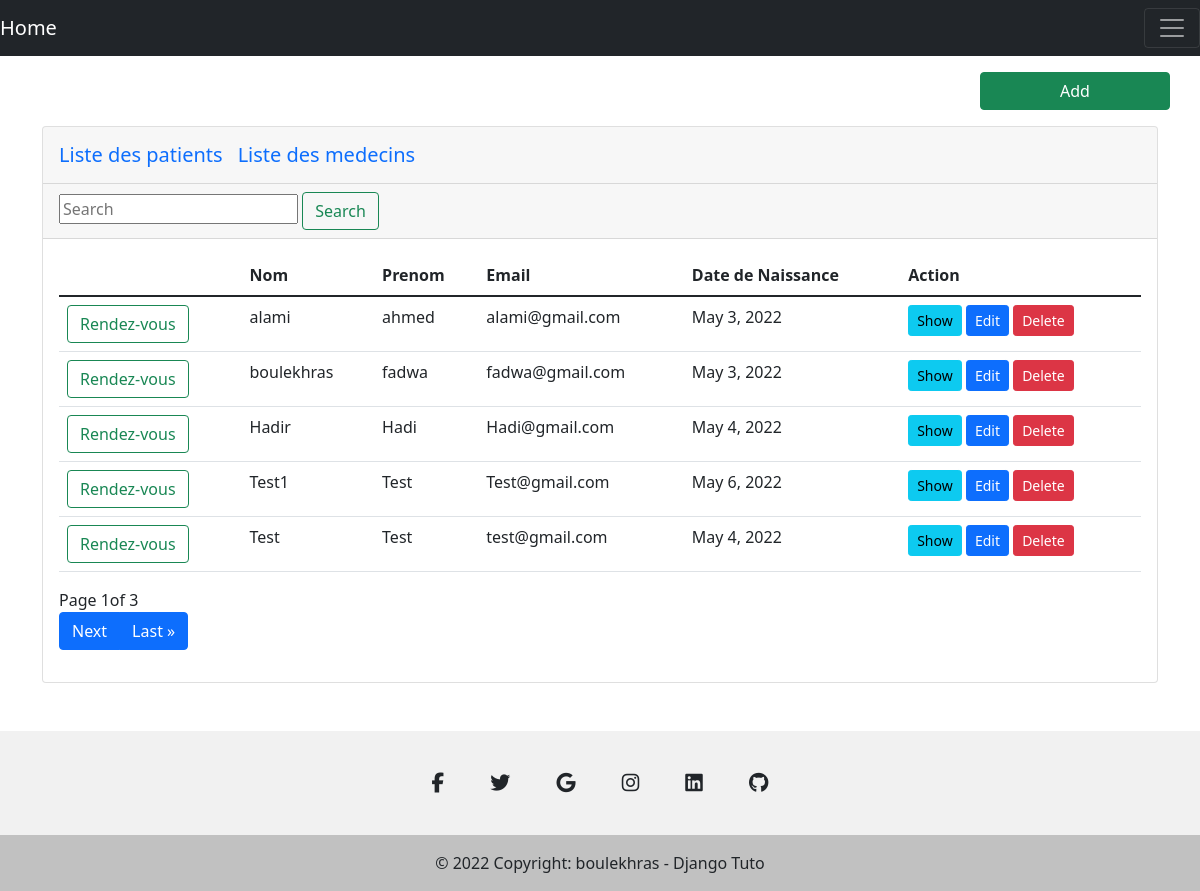
/hopital/, run on the app's committed database.
### boulekhras_fadwa/models.py (models this page shows, shortened)
class Patient(models.Model):
    nom=models.CharField(max_length=30)
    prenom=models.CharField(max_length=30)
    email=models.EmailField(max_length=30)
    ddn=models.DateField(auto_now=True)

### boulekhras_fadwa/views.py (the view)
# urls.py: path('hopital/', views.index),
def index(request):
    patients = Patient.objects.all()
    p=Paginator(Patient.objects.all(),5)
    page=request.GET.get('page')
    patient_list=p.get_page(page)
    return render(request, 'patients.html', {'patients': patients,'patient_list':patient_list})

### boulekhras_fadwa/templates/patients.html (shortened to what this page needs)
{% extends 'layout.html' %}
{% block content %}
    <div class="row justify-content-between mt-3">
        <h2 class="col-4">{{ title|title }}</h2>
        <a class="btn btn-success col-2" href="/hopital/form">Add</a>
    </div>
    <div class="card mt-3">
        <div class="card-header">
            <div class="input-group">
                <a class="navbar-brand" href="#">Liste des patients </a>
                <a class="navbar-brand" href="/medecin">Liste des medecins </a>
            </div>
        </div>
        <div class="card-header">
            <div class="input-group">
              <div class="form-outline">
                   <form  action="/hopital/search" method="POST" >
                    <input type="text" name="q" placeholder="Search ">
                    <button type="submit"   class="btn btn-outline-success">Search</button>
                    </form>
            </div>
        </div>
        </div>
        <div class="card-body">
            <table class="table table-hover">
        <thead>
            <tr>
                <th></th>
              <th scope="col">Nom</th>
              <th scope="col">Prenom</th>
              <th scope="col">Email</th>
              <th scope="col">Date de Naissance</th>
              <th scope="col">Action</th>
            </tr>
          </thead>
          <tbody>
            {% for p in patient_list %}
            <tr>
              <td><a href="/hopital/rendez_vous/{{ p.id }}" class="btn btn-outline-success">Rendez-vous</a></td>
              <td>{{p.nom}}</td>
              <td>{{p.prenom}}</td>
              <td>{{p.email}}</td>
              <td>{{p.ddn}}</td>
              <td>
                  <a href="/hopital/details/{{ p.id }}" class="btn btn-sm btn-info ">Show</a>
                  <a href="/hopital/update/{{ p.id }}" class="btn btn-sm btn-primary">Edit</a>
                  <a href="/hopital/delete/{{ p.id }}" class="btn btn-sm btn-danger" onclick="return confirm('Sur ?');">Delete</a>
              </td>
            </tr>
          {% endfor %}
          </tbody>
            </table>
            <span >Page {{patient_list.number}}of {{patient_list.paginator.num_pages}}</span>
              <ul class="pagination">
                        {% if patient_list.has_next %}
                        <li class="page-item active"><a class="page-link" href="?page={{patient_list.next_page_number}}" >Next</a></li>
				        <li class="page-item active"><a class="page-link" href="?page={{patient_list.paginator.num_pages}}" >Last &raquo</a></li>
                        {% endif %}
              </ul>
        </div>
    </div>
{% endblock content %}

### data on the page
Patient: nom "alami", prenom "ahmed", email "alami@gmail.com", ddn "May 3, 2022"
Patient: nom "boulekhras", prenom "fadwa", email "fadwa@gmail.com", ddn "May 3, 2022"
Patient: nom "Hadir", prenom "Hadi", email "Hadi@gmail.com", ddn "May 4, 2022"
Patient: nom "Test1", prenom "Test", email "Test@gmail.com", ddn "May 6, 2022"
Patient: nom "Test", prenom "Test", email "test@gmail.com", ddn "May 4, 2022"

### other printed values
{{ patient_list.number }} "1"
{{ patient_list.paginator.num_pages }} "3"
